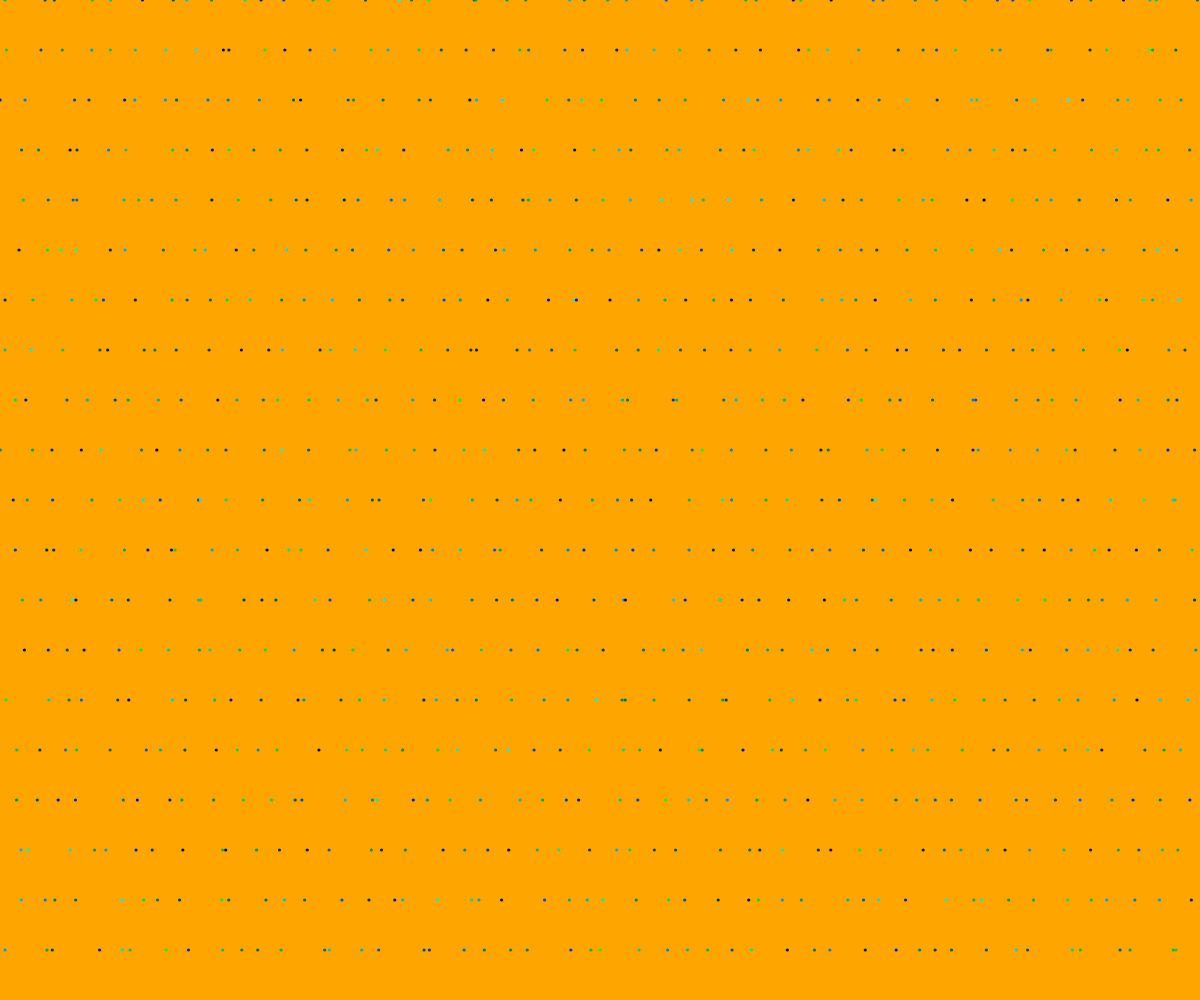
Frame 1 (no input)
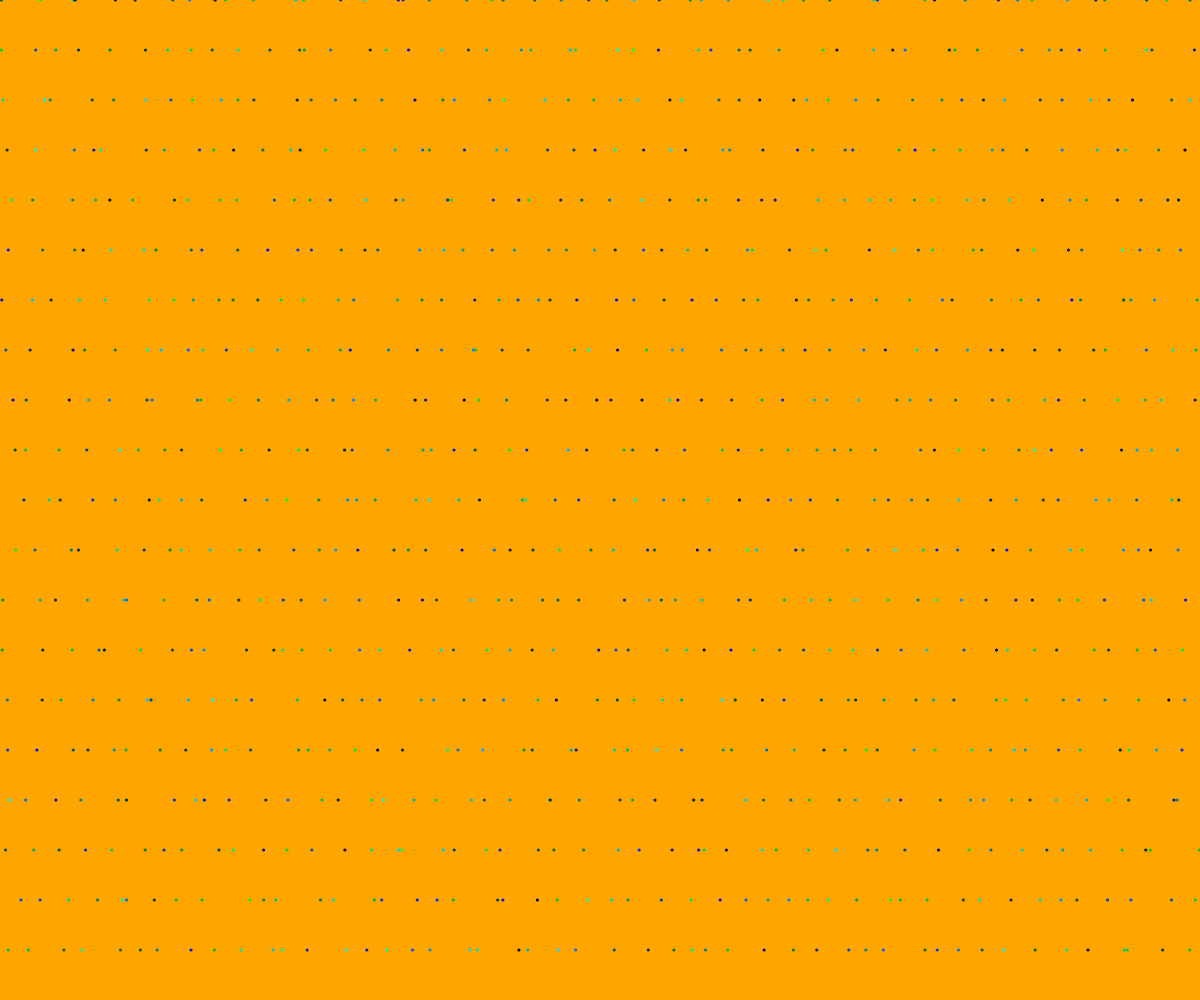
Frame 2 (the mouse pressed at the canvas centre, redrawn once)

The p5.js sketch that drew these frames (run headless with seeded random() and noise() and a simulated clock; the mouse was pressed at the canvas centre and the sketch redrawn once):

// p5.js sketch
// ── sketch.js
//"Particulates"-A series of random blue-green dots/points fill the screen and
//their size (StrokeWeight) changes when refreshed.
//Dots are aligned horizontally but not aligned vertically.
//Apply noise to strokeWeight. Apply random to blue-green fill and x-position.
let offset;
let xpos;

function setup() {
  createCanvas(windowWidth,windowHeight);
 offset=random(0,1);
 noLoop();
}

function draw () {
  background('orange');

  for(let j = 0; j < height; j = j +50){
//y-position is aligned horizontally
  for (let i = 0; i <width; i = i +25){

//x-position is not aligned vertically
xpos=i+random(25);
stroke(0,random(0,255),random(0,255));
//apply noise to StrokeWeight that changes with refreshing
strokeWeight(noise(offset)*10);
point(xpos, j);

   }
  }
}
